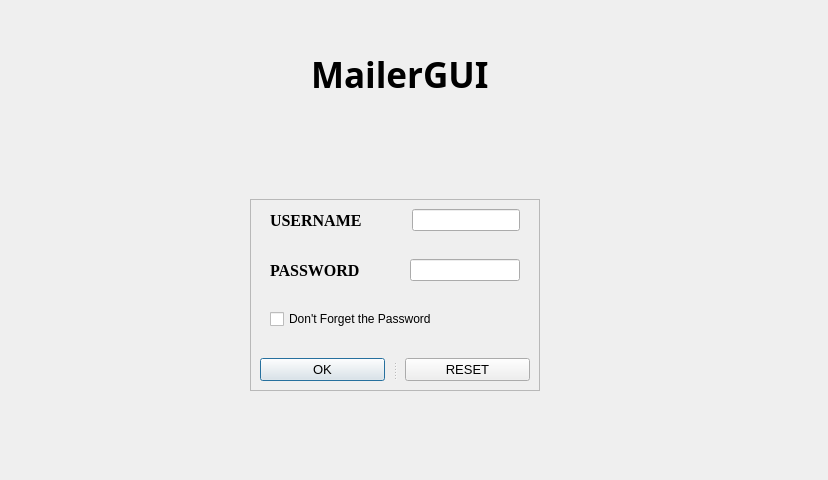
<?xml version="1.0" encoding="UTF-8"?>
<ui version="4.0">
 <class>loginwindow</class>
 <widget class="QDialog" name="loginwindow">
  <property name="geometry">
   <rect>
    <x>0</x>
    <y>0</y>
    <width>828</width>
    <height>480</height>
   </rect>
  </property>
  <property name="windowTitle">
   <string>Login To MailerGui</string>
  </property>
  <layout class="QFormLayout" name="formLayout">
   <property name="verticalSpacing">
    <number>100</number>
   </property>
   <property name="leftMargin">
    <number>250</number>
   </property>
   <property name="topMargin">
    <number>50</number>
   </property>
   <property name="bottomMargin">
    <number>30</number>
   </property>
   <item row="0" column="0">
    <layout class="QGridLayout" name="gridLayout">
     <property name="leftMargin">
      <number>31</number>
     </property>
     <property name="rightMargin">
      <number>28</number>
     </property>
     <property name="horizontalSpacing">
      <number>23</number>
     </property>
     <property name="verticalSpacing">
      <number>5</number>
     </property>
     <item row="0" column="0" alignment="Qt::AlignRight">
      <widget class="QLabel" name="label">
       <property name="text">
        <string/>
       </property>
       <property name="pixmap">
        <pixmap>../../Assets/logos/logo-mailer.png</pixmap>
       </property>
      </widget>
     </item>
     <item row="0" column="1">
      <widget class="QLabel" name="label_2">
       <property name="font">
        <font>
         <family>Malgun Gothic</family>
         <pointsize>26</pointsize>
         <weight>75</weight>
         <bold>true</bold>
        </font>
       </property>
       <property name="text">
        <string>MailerGUI</string>
       </property>
      </widget>
     </item>
    </layout>
   </item>
   <item row="1" column="0">
    <widget class="QFrame" name="frame">
     <property name="frameShape">
      <enum>QFrame::StyledPanel</enum>
     </property>
     <property name="frameShadow">
      <enum>QFrame::Raised</enum>
     </property>
     <layout class="QGridLayout" name="gridLayout_5">
      <property name="verticalSpacing">
       <number>29</number>
      </property>
      <item row="0" column="0">
       <layout class="QGridLayout" name="gridLayout_4">
        <property name="leftMargin">
         <number>10</number>
        </property>
        <property name="horizontalSpacing">
         <number>18</number>
        </property>
        <property name="verticalSpacing">
         <number>28</number>
        </property>
        <item row="0" column="0">
         <layout class="QGridLayout" name="gridLayout_3">
          <property name="leftMargin">
           <number>0</number>
          </property>
          <property name="rightMargin">
           <number>10</number>
          </property>
          <property name="horizontalSpacing">
           <number>50</number>
          </property>
          <item row="0" column="0">
           <widget class="QLabel" name="username">
            <property name="font">
             <font>
              <family>Times New Roman</family>
              <pointsize>12</pointsize>
              <weight>75</weight>
              <bold>true</bold>
             </font>
            </property>
            <property name="text">
             <string>USERNAME</string>
            </property>
           </widget>
          </item>
          <item row="0" column="1">
           <widget class="QLineEdit" name="username_text_box"/>
          </item>
         </layout>
        </item>
        <item row="1" column="0">
         <layout class="QGridLayout" name="gridLayout_2">
          <property name="leftMargin">
           <number>0</number>
          </property>
          <property name="rightMargin">
           <number>10</number>
          </property>
          <property name="horizontalSpacing">
           <number>50</number>
          </property>
          <item row="0" column="0">
           <widget class="QLabel" name="password">
            <property name="font">
             <font>
              <family>Times New Roman</family>
              <pointsize>12</pointsize>
              <weight>75</weight>
              <bold>true</bold>
             </font>
            </property>
            <property name="text">
             <string>PASSWORD</string>
            </property>
           </widget>
          </item>
          <item row="0" column="1">
           <widget class="QLineEdit" name="password_text_box"/>
          </item>
         </layout>
        </item>
        <item row="2" column="0">
         <widget class="QCheckBox" name="forget_password">
          <property name="text">
           <string>Don't Forget the Password</string>
          </property>
          <property name="tristate">
           <bool>true</bool>
          </property>
         </widget>
        </item>
       </layout>
      </item>
      <item row="1" column="0">
       <widget class="QSplitter" name="splitter">
        <property name="orientation">
         <enum>Qt::Horizontal</enum>
        </property>
        <property name="handleWidth">
         <number>20</number>
        </property>
        <widget class="QPushButton" name="login">
         <property name="font">
          <font>
           <pointsize>10</pointsize>
          </font>
         </property>
         <property name="text">
          <string>OK</string>
         </property>
        </widget>
        <widget class="QPushButton" name="reset">
         <property name="font">
          <font>
           <pointsize>10</pointsize>
          </font>
         </property>
         <property name="text">
          <string>RESET</string>
         </property>
        </widget>
       </widget>
      </item>
     </layout>
    </widget>
   </item>
  </layout>
 </widget>
 <resources/>
 <connections/>
</ui>
